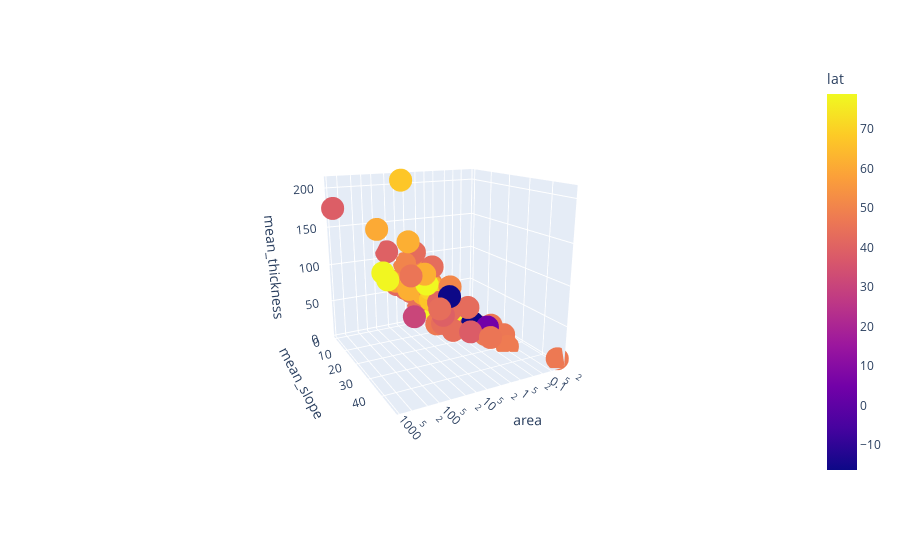

The code cell stored with this chart in its notebook:
### Markdown cell above
### b) 3D Scatter plot using Plotly (1 point)

Use the plotly ``scatter_3d`` plot. Make sure to change the pandas series for log scales.

### Code cell
# solution

import plotly.express

fig = plotly.express.scatter_3d(df, x = 'area', log_x=True, y = 'mean_slope', z = 'mean_thickness', color = 'lat') 
fig.show()

### Figure 1 — Plotly figure (JSON) as saved in the notebook; plotly's stock layout.template omitted (floating-point values rounded to 4 significant figures)
{"data": [{"hovertemplate": "area=%{x}<br>mean_slope=%{y}<br>mean_thickness=%{z}<br>lat=%{marker.color}<extra></extra>", "legendgroup": "", "marker": {"color": [48.75, 58.38, 50.06, 50.05, 50.08, 50.05, 41.79, 41.83, 42.45, 41.83, 42.14, 43.05, 38.77, 39.61, 62.59, 45.24, 45.24, 44.93, 44.88, 44.88, 44.92, 44.86, 44.84, 44.97, 44.89, 44.97, 44.96, 44.95, 45.0, 45, 44.58, 44.59, 44.7, 44.72, 44.7, 44.69, 44.68, 44.67, 44.74, 44.78, 44.78, 44.58, 44.58, 44.58, 44.61, 44.57, 44.58, 44.57, 44.59, 45.08, 45.1, 30.86, 48.62, 46.96, 47.41, 47.4, 47.42, 47.57, 47.55, 45.99, -16.3, 4.805, -16.27, 47.25, 46.42, 46.6, 46.41, 46.55, 46.17, 46.92, 46.6, 46.91, 46.33, 46.6, 46.08, 46.32, 46.05, 61.57, 61.56, 61.54, 61.66, 70.13, 67.28, 60.55, 43.36, 78.19, 78.11, 43.11, 51.18, 47.07, 43.83, 43.11, 43.11, 43.12, 41.83, 67.09, 38.21, 43.73, 43.78, 41.78, 39.24, 61.75, 61.75, 61.75, 61.73, 78.25, 43.04, 77.97, 77.03, 78.87], "coloraxis": "coloraxis", "symbol": "circle"}, "mode": "markers", "name": "", "scene": "scene", "showlegend": false, "type": "scatter3d", "x": [2.9, 11.7, 5.15, 2.84, 5.95, 0.75, 1.18, 3.61, 5.757, 11.32, 4.19, 2.72, 824, 22.5, 3.2, 3.2, 3.4, 1, 2, 2.8, 1.2, 2.2, 1.6, 5.3, 2.3, 2, 1.5, 1.1, 1.5, 1.7, 2.6, 1, 1, 1, 1.5, 2.1, 1.1, 1.7, 2.8, 3.8, 2.9, 0.8, 4.2, 2.5, 2.1, 1.4, 1.9, 0.9, 1.5, 2.82, 1, 9.7, 1, 0.08068, 0.307, 0.084, 0.223, 0.106, 0.101, 13.08, 0.3097, 0.191, 1.884, 0.0264, 0.2257, 0.1357, 0.3015, 0.3665, 0.5825, 0.3906, 0.05848, 0.3794, 0.3017, 0.2176, 0.6297, 3.228, 0.2605, 5.36, 2.9, 8.6, 2.1, 3.2, 11.1, 71.3, 2.76, 39.96, 28.59, 1.59, 1, 3.078, 2.8, 1.69, 1.09, 0.6, 2.39, 2.85, 0.5368, 1.247, 6.078, 1.554, 2.966, 10.6, 4, 2.6, 3.28, 2.1, 2.61, 6.737, 0.37, 4.6], "y": [0, 0, 0, 0, 0, 0, 0, 0, 0, 0, 0, 0, 0, 0, 0, 0, 0, 0, 0, 0, 0, 0, 0, 0, 0, 0, 0, 0, 0, 0, 0, 0, 0, 0, 1, 0, 0, 0, 0, 0, 0, 0, 0, 0, 0, 0, 0, 0, 0, 0, 0, 12, 10, 22, 18, 22, 26, 33, 22, 13, 21, 26, 21, 48, 22, 27, 15, 17, 15, 20, 27, 17, 15, 22, 16, 10, 30, 14, 13, 7, 12, 13, 5, 6, 13, 3, 3, 20, 16, 17, 20, 20, 18, 23, 16, 12, 24, 20, 25, 10, 21, 9, 10, 9, 9, 13, 20, 6, 19, 14], "z": [58, 66, 56, 86, 90, 55, 34, 53, 53, 61, 53, 104, 175, 110, 76, 49, 49, 52, 43, 52, 47, 45, 49, 54, 67, 37, 39, 32, 58, 51, 50, 47, 47, 29, 31, 54, 49, 25, 48, 47, 45, 40, 49, 42, 27, 59, 36, 48, 33, 62, 61, 30, 26, 15, 17, 5, 12, 4, 6, 89, 22, 22, 65, 8, 17, 15, 23, 26, 19, 13, 8, 19, 29, 16, 25, 69, 15, 90, 70, 128, 60, 67, 208, 148, 97, 85, 74, 44, 70, 23, 28, 46, 44, 49, 51, 50, 16, 15, 58, 29, 41, 65, 57, 85, 68, 32, 47, 65, 27, 76]}], "layout": {"autosize": true, "coloraxis": {"colorbar": {"title": {"text": "lat"}}, "colorscale": [[0, "#0d0887"], [0.1111, "#46039f"], [0.2222, "#7201a8"], [0.3333, "#9c179e"], [0.4444, "#bd3786"], [0.5556, "#d8576b"], [0.6667, "#ed7953"], [0.7778, "#fb9f3a"], [0.8889, "#fdca26"], [1, "#f0f921"]]}, "legend": {"tracegroupgap": 0}, "margin": {"t": 60}, "scene": {"aspectmode": "auto", "aspectratio": {"x": 1, "y": 1, "z": 1}, "camera": {"center": {"x": 0, "y": 0, "z": 0}, "eye": {"x": 1.288, "y": 2.419, "z": 0.8062}, "projection": {"type": "perspective"}, "up": {"x": 0.005915, "y": -0.003142, "z": 1.0}}, "domain": {"x": [0, 1], "y": [0, 1]}, "xaxis": {"title": {"text": "area"}, "type": "log"}, "yaxis": {"title": {"text": "mean_slope"}, "type": "linear"}, "zaxis": {"title": {"text": "mean_thickness"}, "type": "linear"}}}}
